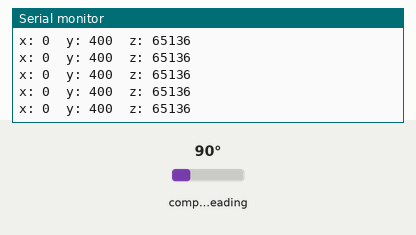
Recording of a sketch running on a simulated ESP32. Shown: the last lines printed to the serial monitor. Wiring (inferred from the names in the program): HMC5883L compass at I2C address 0x1E. The test bench sets the inputs (shaded band); at power-on: compass heading 90°.

Above: at 1.2 s.
1.3 s: compass heading set to 7°
At 1.69 s:
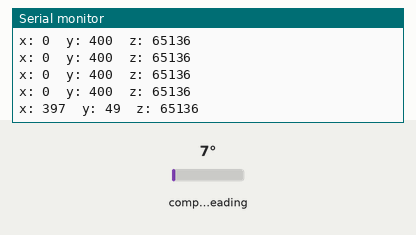
2.8 s: compass heading set to 180°
At 2.94 s:
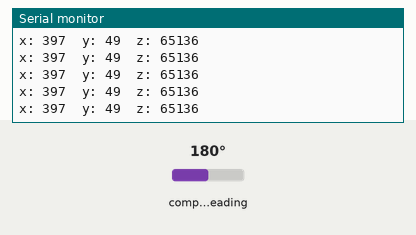
Timing chart, 0 to 5.8 s (numbered marks = the images above; inputs shaded):
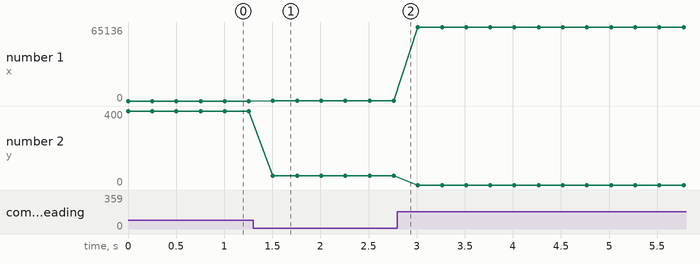

Measured:
- after the input at 1.3 s, the serial monitor: prints a new line after 0.21 s (image 1)
- plotted number 1: 0 → 397 after the input at 1.3 s
- plotted number 2: 400 → 49 after the input at 1.3 s

The sketch:

HMC5883L_Test1.ino
```cpp
// (licence header left out)
#include <Wire.h> //I2C Arduino Library
int pinSDA = 26;
int pinSCL = 27;


#define address 0x1E //0011110b, I2C 7bit address of HMC5883


void setup(){
  //Initialize Serial and I2C communications
  Serial.begin(9600);
  Wire.begin(26,27);

  //Put the HMC5883 IC into the correct operating mode
  Wire.beginTransmission(address); //open communication with HMC5883
  Wire.write(0x02); //select mode register
  Wire.write(0x00); //continuous measurement mode
  Wire.endTransmission();
}

void loop(){

  int x,y,z; //triple axis data

  //Tell the HMC5883 where to begin reading data
  Wire.beginTransmission(address);
  Wire.write(0x03); //select register 3, X MSB register
  Wire.endTransmission();


 //Read data from each axis, 2 registers per axis
  Wire.requestFrom(address, 6);
  if(6<=Wire.available()){
    x = Wire.read()<<8; //X msb
    x |= Wire.read(); //X lsb
    z = Wire.read()<<8; //Z msb
    z |= Wire.read(); //Z lsb
    y = Wire.read()<<8; //Y msb
    y |= Wire.read(); //Y lsb
  }

  //Print out values of each axis
  Serial.print("x: ");
  Serial.print(x);
  Serial.print("  y: ");
  Serial.print(y);
  Serial.print("  z: ");
  Serial.println(z);

  delay(250);
}
```
